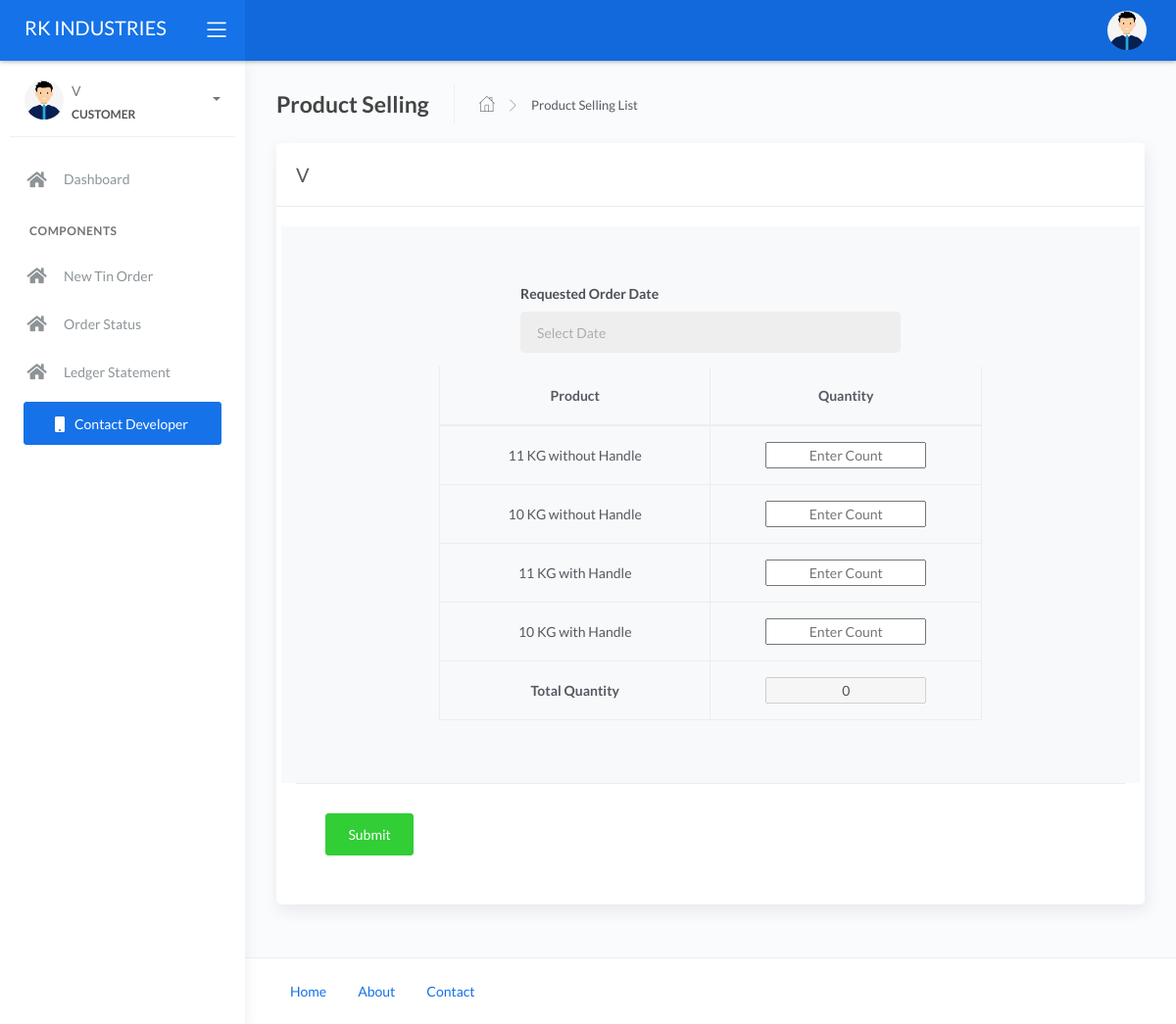
Page /admin/selling-cust.php (signed in) on the committed database.
### tables this page shows
CREATE TABLE `cust` (
  `id` int(11) NOT NULL,
  `mr` varchar(10) NOT NULL,
  `name` varchar(100) NOT NULL,
  `owner_name` varchar(100) NOT NULL,
  `address` text NOT NULL,
  `pincode` varchar(6) NOT NULL,
  `email` varchar(100) NOT NULL,
  `mobile` varchar(12) NOT NULL,
  `manager_name` varchar(100) NOT NULL,
  `manager_mob` varchar(12) NOT NULL,
  `gst` varchar(20) NOT NULL,
  `image` varchar(255) NOT NULL,
  `status` tinyint(4) NOT NULL,
  `password` varchar(255) NOT NULL,
  `ispasschange` tinyint(4) NOT NULL,
  `token` varchar(200) NOT NULL,
  `added_on` datetime NOT NULL
);

CREATE TABLE `product` (
  `id` int(11) NOT NULL,
  `name` varchar(100) NOT NULL,
  `added_on` datetime NOT NULL,
  `status` tinyint(4) NOT NULL
);

### admin/functions.php (called while the page is built, shortened)
<?php
$login3_captil = "CUST";
$login3 = "cust";
?>
	<?php
function column_by_id($table, $column, $id)
{
	global $con;
	$row =  mysqli_fetch_assoc(mysqli_query($con, "select * from $table where id='$id'"));
	return $row[$column];
}
function res_table_status_asc($table)
{
	global $con;
	return mysqli_query($con, "select * from $table where status = 1 order by id asc");
}
	?>

### admin/selling-cust.php (the view, shortened to what this page needs)
<?php
require 'header.php';
$table_name = "selling";
$title = "Product Selling";
$res = res_table_status_asc('product');
$cust_id = $_SESSION[$login3_captil . '_ID'];
?>
<div class="main-panel">
   <div class="content">
      <div class="page-inner">
         <div class="page-header">
            <h4 class="page-title"><?php echo $title ?></h4>
            <ul class="breadcrumbs">
               <li class="nav-home">
                  <a href="index">
                     <i class="flaticon-home"></i>
                  </a>
               </li>
               <li class="separator">
                  <i class="flaticon-right-arrow"></i>
               </li>
               <li class="nav-item">
                  <a href="selling-history"><?php echo $title ?> List </a>
               </li>
            </ul>
         </div>
         <div class="row">
            <div class="col-md-12">
               <form method="post">
                  <div class="card">
                     <div class="card-header">
                        <div class="card-title"><?php echo column_by_id('cust', 'name', $cust_id) ?></div>
                     </div>
                     <div class="card-body">
                        <div class="row bg-light pt-5 pb-5" id="main_form_input">
                           <div class="col-md-6 col-lg-6 m-auto">
                              <div class="form-group">
                                 <label for="future_date">Requested Order Date</label>
                                 <input type="text" class="form-control" id="future_date" name="future_date" placeholder="Select Date" readonly='true'>
                              </div>
                           </div>
                           <div class="col-md-8 col-lg-8 m-auto">
                              <div class="table-responsive">
                                 <table id="basic-datatables" class="display table table-hover table-bordered">
                                    <thead>
                                       <tr>
                                          <th class="text-center" style="width:50%">Product</th>
                                          <th class="text-center">Quantity</th>
                                       </tr>
                                    </thead>
                                    <tbody>
                                       <?php
                                       if (mysqli_num_rows($res) > 0) {
                                          while ($row = mysqli_fetch_assoc($res)) {
                                       ?>
                                             <tr>
                                                <td class="text-center"><?php echo $row['name'] ?></td>
                                                <td class="text-center">
                                                   <div><input type="text" class="text-center" id="qty" name="qty<?php echo $row['id'] ?>" placeholder="Enter Count" onkeyup="calc_selling()"></div>
                                                </td>
                                             </tr>
                                       <?php
                                          }
                                       }
                                       ?>
                                    </tbody>
                                    <tfoot>
                                       <tr>
                                          <th class="text-center">Total Quantity</th>
                                          <th class="text-center"><input type="text" id="total_quantity" disabled value="0" class="text-center"></th>
                                       </tr>
                                    </tfoot>
                                 </table>
                              </div>
                           </div>
                        </div>
                        <div class="card-action">
                           <button class="btn btn-success" type="submit" name="submit" onclick="return <?php echo $table_name ?>_cust_submit()">Submit</button>
                        </div>
                     </div>
               </form>
            </div>
         </div>
      </div>
   </div>
   <?php
   require 'footer.php';
   ?>

### admin/header.php (shortened to what this page needs)
<?php
include('../connection.php');
include('./functions.php');
$user_name = "";
if (isset($_SESSION['ADMIN_LOGIN']) && ($_SESSION['ADMIN_LOGIN'] != '')) {
    $user_id = $_SESSION['ADMIN_ID'];
    $row = mysqli_fetch_assoc(mysqli_query($con, "select * from admin where id='$user_id'"));
    $user_name = $row['name'];
} else if (isset($_SESSION['EMP_LOGIN']) && ($_SESSION['EMP_LOGIN'] != '')) {
    $user_id = $_SESSION['EMP_ID'];
    $row = mysqli_fetch_assoc(mysqli_query($con, "select * from emp where id='$user_id'"));
    $user_name = $row['name'];
    $user_mobile = $row['mobile'];
} else if (isset($_SESSION[$login3_captil . '_LOGIN']) && ($_SESSION[$login3_captil . '_LOGIN'] != '')) {
    $user_id = $_SESSION[$login3_captil . '_ID'];
    $row = mysqli_fetch_assoc(mysqli_query($con, "select * from $login3 where id='$user_id'"));
    $user_name = $row['name'];
} else {
    header('location:login.php');
    die();
}
$curStr = $_SERVER['REQUEST_URI'];
$curArr = explode('/', $curStr);
$cur_path = $curArr[count($curArr) - 1];
?>
<!DOCTYPE html>
<html lang="en">
<head>
    <link rel="stylesheet" href="./assets/css/bootstrap.min.css">
    <link rel="stylesheet" href="./assets/css/atlantis.min.css">
    <link rel="stylesheet" href="./assets/css/jquery-ui.min.css">
    <link rel="stylesheet" href="./assets/css/vicks-css.css">
    <link rel="stylesheet" href="https://cdn.jsdelivr.net/npm/bootstrap-select@1.13.14/dist/css/bootstrap-select.min.css">
</head>
<body>
    <div class="wrapper">
        <div class="main-header">
            <div class="logo-header" data-background-color="blue">
                <a href="index" class="logo">
                    <span class="text-white navbar-brand"><?php echo LOGO_NAME; ?></span>
                </a>
                <div class="nav-toggle">
                    <button class="btn btn-toggle toggle-sidebar">
                        <i class="icon-menu"></i>
                    </button>
                </div>
            </div>
            <nav class="navbar navbar-header navbar-expand-lg" data-background-color="blue2">
                <div class="container-fluid">
                    <ul class="navbar-nav topbar-nav ml-md-auto align-items-center">
                        <li class="nav-item dropdown hidden-caret">
                            <a class="dropdown-toggle profile-pic" data-toggle="dropdown" href="#" aria-expanded="false">
                                <div class="avatar-sm">
                                    <img src="./assets/image/user-pic.jpg" alt="<?php echo PROJECT_NAME; ?>" class="avatar-img rounded-circle">
                                </div>
                            </a>
                        </li>
                    </ul>
                </div>
            </nav>
        </div>
        <div class="sidebar sidebar-style-2">
            <div class="sidebar-wrapper scrollbar scrollbar-inner">
                <div class="sidebar-content">
                    <div class="user">
                        <div class="avatar-sm float-left mr-2">
                            <img src="./assets/image/user-pic.jpg" alt="<?php echo LOGO_NAME; ?>" class="avatar-img rounded-circle">
                        </div>
                        <div class="info">
                            <a data-toggle="collapse" href="#collapseExample" aria-expanded="true">
                                <span>
                                    <?php echo ucfirst($user_name); ?>
                                    <span class="user-level"><?php echo strtoupper($_SESSION['ROLE']) ?></span>
                                    <span class="caret"></span>
                                </span>
                            </a>
                        </div>
                    </div>
                    <ul class="nav nav-primary">
                        <li class="nav-item <?php if ($cur_path == "" || $cur_path == "index") {
                                                echo "active submenu";
                                            } else {
                                                echo "";
                                            } ?>">
                            <a href="index" class="collapsed" aria-expanded="false">
                                <i class="fas fa-home"></i>
                                <p>Dashboard</p>
                            </a>
                        </li>
                        <li class="nav-section">
                            <h4 class="text-section">Components</h4>
                        </li>
                        <?php
                        if (isset($_SESSION[$login3_captil . '_LOGIN'])) {
                        ?>
                            <li class="nav-item <?php if ($cur_path == "selling-cust") {
                                                    echo "active submenu";
                                                } else {
                                                    echo "";
                                                } ?>">
                                <a href="selling-cust" class="collapsed" aria-expanded="false">
                                    <i class="fas fa-home"></i>
                                    <p>New Tin Order </p>
                                </a>
                            </li>
                            <li class="nav-item <?php if ($cur_path == "selling-history") {
                                                    echo "active submenu";
                                                } else {
                                                    echo "";
                                                } ?>">
                                <a href="selling-history" class="collapsed" aria-expanded="false">
                                    <i class="fas fa-home"></i>
                                    <p>Order Status </p>
                                </a>
                            </li>
                            <li class="nav-item <?php if ($cur_path == "cust-account?id=" . $_SESSION[$login3_captil . '_ID']) {
                                                    echo "active submenu";
                                                } else {
                                                    echo "";
                                                } ?>">
                                <a href="cust-account?id=<?php echo $_SESSION[$login3_captil . '_ID'] ?>" class="collapsed" aria-expanded="false">
                                    <i class="fas fa-home"></i>
                                    <p>Ledger Statement </p>
                                </a>
                            </li>
                        <?php
                        }
                        ?>
                        <li class="mx-4 mt-2">
                            <a href="tel:918600721732" class="btn btn-primary btn-block"><span class="btn-label mr-2">
                                    <i class="fa fa-mobile"></i> </span>Contact Developer</a>
                        </li>
                    </ul>
                </div>
            </div>
        </div>

### rows in the picture
cust: name "V"
product: name "11 KG without Handle"
product: name "10 KG without Handle"
product: name "11 KG with Handle"
product: name "10 KG with Handle"

### other values in the picture
LOGO_NAME "RK INDUSTRIES"
$_SESSION['ROLE'] "CUSTOMER"
$title "Product Selling"
